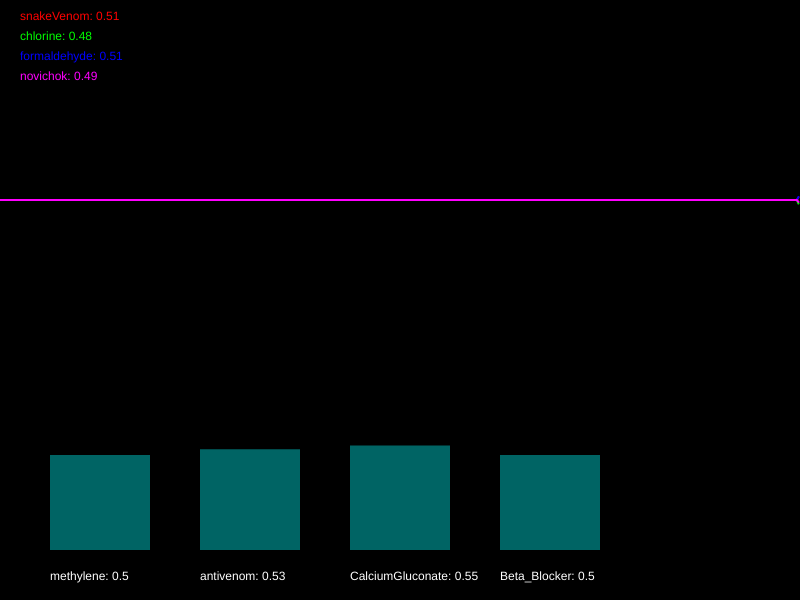
Frame 1 (no input)
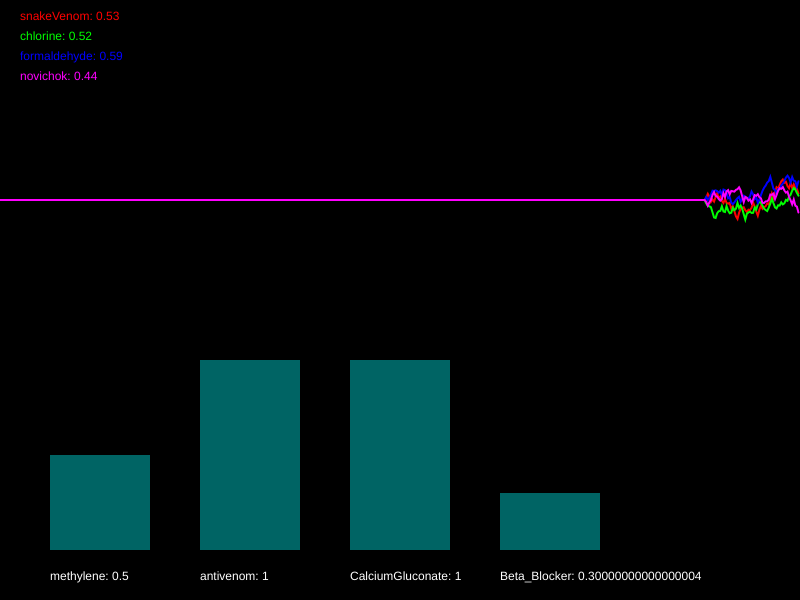
Frame 60 (no input)
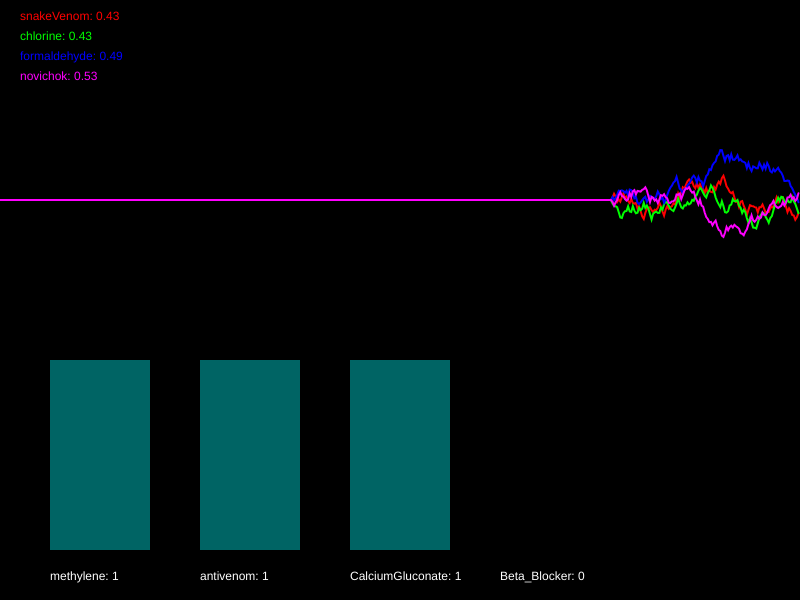
Frame 120 (the mouse pressed at the canvas centre since frame 60)

The p5.js sketch that drew these frames (run headless with seeded random() and noise() and a simulated clock; from frame 60 on, the mouse is pressed at the canvas centre):

// p5.js sketch
// ── sketch.js
/*

Officer: 7311170
CaseNum: 401-1-61645762-7311170

Case 401 - The Case of Norbert's Weiner Stand
Stage 2 - Toxic Burrito

Norbert is at it again. This time he’s set up a burrito stall and is lacing burritos with his foul toxin. The chaos is spreading. People are dropping like flies and burrito sales have fallen through the floor. To make matters worse it seems Norbert has cottoned on to our methods and has upped the complexity of his poison. You’ll find the antidote harder to develop this time. So kid, head down to the lab and get working.

You must develop the antidote by using conditional statements in the draw loop to do the following:

	- If chlorine goes above 0.73, decrement methylene by 0.04
	- When snakeVenom goes above 0.29 and novichok dips below 0.37, raise methylene by 0.03
	- When chlorine goes above 0.6 and snakeVenom goes above 0.68, reduce antivenom by 0.02
	- If formaldehyde goes above 0.28 or novichok dips below 0.72, increment antivenom by 0.03
	- If novichok dips below 0.3 or snakeVenom goes above 0.74, decrease CalciumGluconate by 0.01
	- If chlorine dips below 0.57 or formaldehyde dips below 0.5, increase CalciumGluconate by 0.05
	- If snakeVenom dips below 0.44 or chlorine goes above 0.65, reduce Beta_Blocker by 0.05
	- If novichok goes above 0.61 and formaldehyde goes above 0.37, raise Beta_Blocker by 0.04


Your conditional statements should consider the following poisons:

	- snakeVenom
	- chlorine
	- formaldehyde
	- novichok


Your conditional statements should modify the following antidotes:

	- methylene
	- antivenom
	- CalciumGluconate
	- Beta_Blocker


- There are many ways to complete this task but you should only use the following commands and operators:

	if(){}
	>
	<
	&&
	||
	+=
	-=

*/

//Declare the poison variables
var snakeVenom;
var chlorine;
var formaldehyde;
var novichok;


//Declare the antidote variables
var methylene;
var antivenom;
var CalciumGluconate;
var Beta_Blocker;


//This variable is used for drawing the graph
var graphs;


function setup()
{

	createCanvas(800,600);
	strokeWeight(2);

	//initialise the poisons and antidotes
	snakeVenom = 0.5;
	chlorine = 0.5;
	formaldehyde = 0.5;
	novichok = 0.5;
	methylene = 0.5;
	antivenom = 0.5;
	CalciumGluconate = 0.5;
	Beta_Blocker = 0.5;


	//fills the graph with empty values
	graphs = [];

	for(var i = 0; i < 4; i++)
	{
		graphs.push([]);
		for(var j = 0; j < 512; j++)
		{
			graphs[i].push(0.5);
		}
	}

}

function draw()
{

	//Develop the antidote below
	//Write conditional statements to change the amount of each substance ...
    
    if(chlorine > 0.73){
        methylene -= 0.04;
    }
    if(snakeVenom > 0.29 && novichok < 0.37 ){
        methylene += 0.03;
    }
    if(chlorine > 0.6 && snakeVenom > 0.68){
        antivenom -= 0.02;
    }
    if(formaldehyde > 0.28 || novichok < 0.72){
        antivenom += 0.03;
    }
    if(novichok < 0.3 || snakeVenom > 0.74){
        CalciumGluconate -= 0.01;
    }
    if (chlorine < 0.57 || formaldehyde < 0.5){
        CalciumGluconate += 0.05;
    }
    if (snakeVenom < 0.44 || chlorine > 0.65){
        Beta_Blocker -= 0.05;
    }
    if (novichok > 0.61 && formaldehyde > 0.37){
        Beta_Blocker += 0.04;
    }
    
    
    
    



	//////////////////////////////////////////////////////

	//the code below generates new values using random numbers

	/*
		For testing, you might want to temporarily comment out
		these lines and set the same variables to constant values
		instead.
	*/

	snakeVenom = nextValue(graphs[0],snakeVenom);
	chlorine = nextValue(graphs[1],chlorine);
	formaldehyde = nextValue(graphs[2],formaldehyde);
	novichok = nextValue(graphs[3],novichok);


	methylene = constrain(methylene, 0, 1);
	antivenom = constrain(antivenom, 0, 1);
	CalciumGluconate = constrain(CalciumGluconate, 0, 1);
	Beta_Blocker = constrain(Beta_Blocker, 0, 1);


	///////// DO NOT CHANGE THE CODE BELOW ///////////

	//drawing code

	// set background
	background(0);
	noFill();

	//draw the graphs for the vitals
	var colors = [
	color(255, 0, 0),
	color(0, 255, 0),
	color(0, 0, 255),
	color(255, 0, 255),
	color(255, 255, 0),
	color(0, 255, 255)
	];

	for(var i = 0; i < graphs.length; i++)
	{
		stroke(colors[i]);
		drawGraph(graphs[i]);
	}

	//draw the poisons as text
	noStroke();
	fill(colors[0]);
	text('snakeVenom: ' + nf(snakeVenom,1,2), 20,20);
	fill(colors[1]);
	text('chlorine: ' + nf(chlorine,1,2), 20,40);
	fill(colors[2]);
	text('formaldehyde: ' + nf(formaldehyde,1,2), 20,60);
	fill(colors[3]);
	text('novichok: ' + nf(novichok,1,2), 20,80);


	//draw the antidotes bar chart
	drawBar(methylene,50,'methylene');
	drawBar(antivenom,200,'antivenom');
	drawBar(CalciumGluconate,350,'CalciumGluconate');
	drawBar(Beta_Blocker,500,'Beta_Blocker');


}

function nextValue(graph, val)
{
	//gets the next value for a vital and puts it in an array for drawing
	var delta = random(-0.03,0.03);

	val += delta;
	if(val > 1 || val < 0)
	{
		delta *= -1;
		val += delta * 2;
	}

	graph.push(val)
	graph.shift();
	return val;
}

function drawGraph(graph)
{
	//draws an array as a graph
	beginShape();
	for(var i = 0; i < graph.length; i++)
	{
			vertex(width * i/512, height * 0.5 - graph[i]* height/3)
	}
	endShape();
}


function drawBar(val, x, name)
{
	//draws the bars for bar chart
    noStroke();
    fill(0,100,100);
	var mh = height * 0.4 - 50;
	rect(x,(height - 50) - val*mh, 100, val*mh);
    fill(255);
	text(name + ": " + val, x, height - 20);
}
